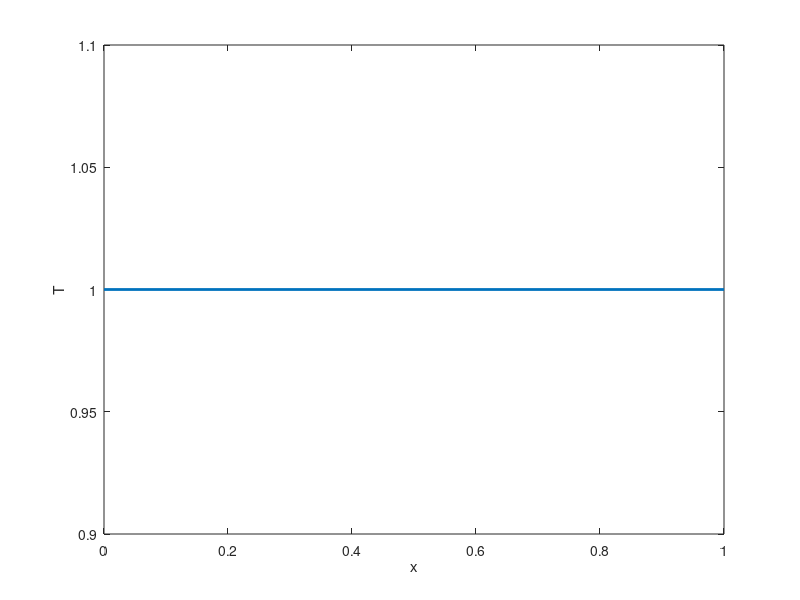

Recreate this plot in MATLAB. (Note: this script raises an error after producing the figure.)
%% HW #10 Numerical Stability 
clear

% Integration parameters
Nx=21;
Lx=1;
dt= 0.0005; 
Nt= 1/dt;
dx=Lx/(Nx-1);
x=dx*[0:Nx-1];
s=dt/dx^2;
% As s approaches 1/2, numerical solutions begin to appear jagged and
% broken. Lower s numbers guarantee stability, but come at the price of
% slow convergence. 

% Equation Parameters
mu = 0.5;
gamma = 1;
T_inf = 1.5;
T_0 = 1;

% Initial values
T(1:Nx) = T_0;
Tn=T; % temporary storage
t=0;

% Number of snapshots
N_shot=40;
N_inc=floor(Nt/N_shot);
figure
plot(x,T,'-','LineWidth',2)
% ylim([0 1])
xlabel('x'), ylabel('T')
timemarker = text(0.05,1.3,['t=',num2str(t)]);
sparam = text(0.05,1.25,['s=',num2str(s)]);
video = VideoWriter('FTCS.avi');
open(video)
pause

% Time integration
for n=1:Nt
 % Advance internal values
    for j=2:Nx-1
        % Calculating Subfunctions
        A = 0.18 * (1- mu * x(j));
        A_deriv = -0.18 * mu;
        l = 1.5 * sqrt(1 - mu*x(j));
        
        %Calculating Psuedocoefficients
        aj = dt/(dx^2) - 0.5 * ((A_deriv * dt) / (A * dx));
        bj = 1 - 2 * (dt/(dx^2)) - gamma * (l/A) * dt;
        cj = dt/(dx^2) + 0.5 * ((A_deriv * dt) / (A * dx));
        dj = gamma * (l/A) * T_inf * dt;
        
        % Calculate Equation
        T(j) = aj*Tn(j-1) + bj*Tn(j) + cj*Tn(j+1) + dj;
    end
    frame = getframe(gcf);
    writeVideo(video,frame);
    % Advance time and set Boundary values
    t=t+dt;
    % Initial boundary condition
    T(1) = T_0;
    
    % Endpoint boundary condition
    % Calculating Subfunctions
    ANx = 0.18 * (1- mu * x(Nx));
    A_derivNx = -0.18 * mu;
    lNx = 1.5 * sqrt(1 - mu * x(Nx));
        
    %Calculating Psuedocoefficients
    aNx = dt/(dx^2) - 0.5 * ((A_derivNx * dt) / (ANx * dx));
    bNx = 1 - 2 * (dt/(dx^2)) - gamma * (lNx/ANx) * dt;
    cNx = dt/(dx^2) + 0.5 *((A_derivNx * dt) / (ANx * dx));
    dNx = gamma * (lNx/ANx) * T_inf * dt;
    
    T(Nx) = (aNx + cNx) * Tn(Nx-1) + (bNx + 2*dx*gamma*cNx)*T(Nx) - 2*cNx*dx*gamma*T_inf + dNx; 
    % Store solution in temporary array
    Tn=T;
    % Take a snapshot every N_inc steps
    if mod(n,N_inc)== 0
        delete(timemarker)
        hold on
        plot(x,T,'-','LineWidth',2)
        xlabel('x'), ylabel('T')
        timemarker = text(0.05,1.3,['t=',num2str(t)]);
        sparam = text(0.05,1.25,['s=',num2str(s)]);
        pause(0.05)
    end
end

close(video);